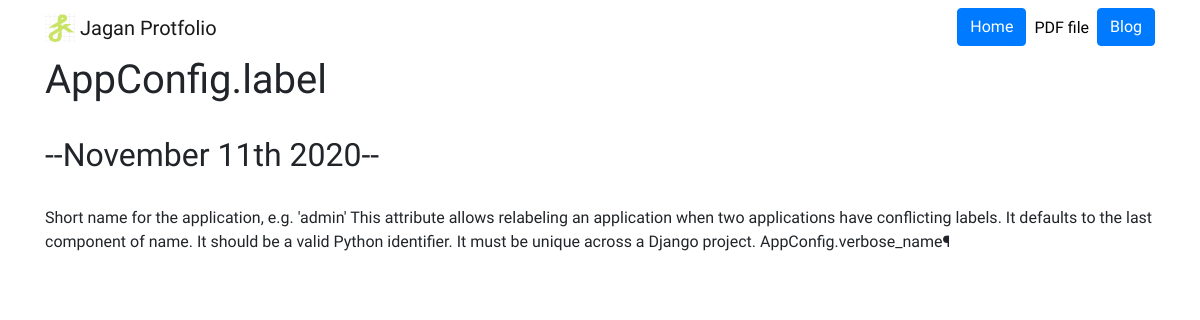
Page /blog/1/ on the committed database.
### blog/models.py (models this page shows, shortened)
class Blog(models.Model):
    title = models.CharField(max_length=100)
    description = models.TextField()
    date = models.DateField()

### blog/views.py (the view)
# urls.py: path('<int:blog_id>/', views.detail, name ='detail'),
def detail(request, blog_id):
    blog = get_object_or_404(Blog, pk=blog_id)
    return render(request, 'blog/detail.html',{'blog':blog})

### blog/templates/blog/detail.html
{% extends 'portfolio/base.html' %}
{% block content %}
<h1>{{ blog.title }}</h1>
<br>
<h2>--{{ blog.date|date:'F jS Y' }}--</h2>
<br>
<p>{{ blog.description|safe }}
{% endblock %}

### portfolio/static/portfolio/custom.css (style rules this page uses)
body { font-family: 'Do Hyeon', sans-serif; }

### rows in the picture
Blog: title "AppConfig.label", date "November 11th 2020", description "Short name for the application, e.g. 'admin' This attribute allows relabeling an application when two applications have conflicting labels. It defaults to the last component of name. It should be a valid Python identifier. It must be unique across a Django project. AppConfig.verbose_name¶"
